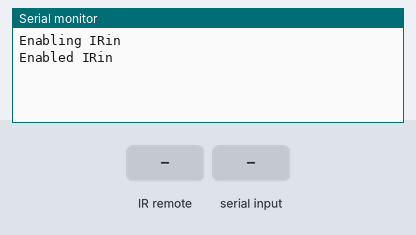
Simulated run of this sketch. Board: Arduino Uno, built with avr-gcc and run on an emulated ATmega328P. On the bench: the last lines printed to the serial monitor. The test bench sets the inputs (shaded band).

Above: at 1.2 s.
1.3 s: infrared code 0xFF9867 received
At 2.4 s:
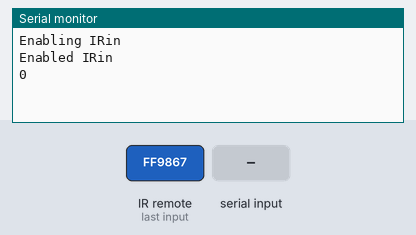
2.8 s: "?" received over Serial
At 3.6 s:
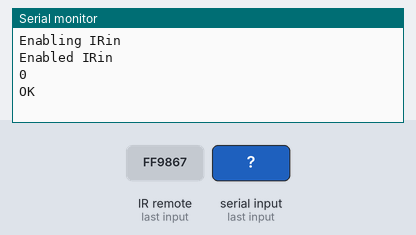

Measured:
- after the input at 1.3 s, the serial monitor: prints a new line at once (image 1)
- after the input at 2.8 s, the serial monitor: prints a new line at once (image 2)

The sketch:

IRrecv.ino
```cpp
// (licence header left out)
#include <IRremote.h>

int RECV_PIN = 3;

IRrecv irrecv(RECV_PIN);

decode_results results;

void setup()
{

  Serial.begin(115200);
  while (!Serial) {
    ; // wait for serial port to connect. Needed for native USB
  }
  //delay(200);
  // In case the interrupt driver crashes on setup, give a clue
  // to the user what's going on.
  Serial.println("Enabling IRin");
  irrecv.enableIRIn(); // Start the receiver
  Serial.println("Enabled IRin");
}

void loop() {

  updateSerial();
  updateReceiver();
  delay(10);
}

void updateReceiver()
{
  if (irrecv.decode(&results)) {
    //Serial.println(results.value, HEX);
    switch(results.value) {
      case 0XFF9867:  //0
        Serial.println("0");
        break;
      case 0xFFA25D:  //1
        Serial.println("1");
        break;
      case 0xFF629D:  //2
        Serial.println("2");
        break;
      case 0xFFE21D:  //3
        Serial.println("3");
        break;
      case 0xFF22DD:  //4
        Serial.println("4");
        break;
      case 0xFF02FD:  //5
        Serial.println("5");
        break;
      case 0xFFC23D:  //6
        Serial.println("6");
        break;
      case 0xFFE01F:  //7
        Serial.println("7");
        break;
      case 0xFFA857:  //8
        Serial.println("8");
        break;
      case 0xFF906F:  //9
        Serial.println("9");
        break;
      case 0xFF38C7:  //OK
        Serial.println("S");
        break;
    }

    irrecv.resume(); // Receive the next value
  }
}
void updateSerial()
{
   // if there's any serial available, read it:
    while (Serial.available() > 0)
    {
       byte header = Serial.read();

       if(header == '?')
       {
            Serial.println("OK");  //Send autodiscovery
       }
    }
}
```
